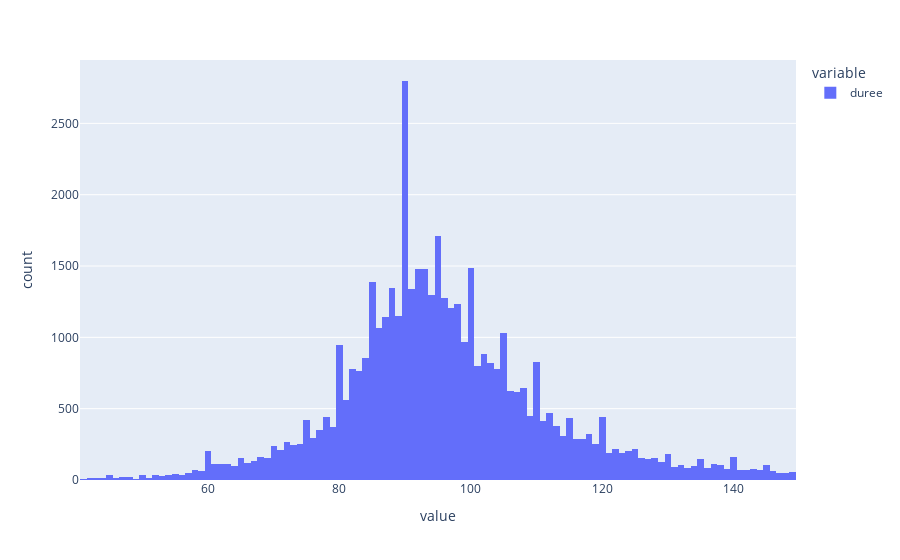

Notebook source saved alongside this figure:
### Markdown cell above
# duree

### Code cell
dfduree = dfnumVotes.sort_values(by=['duree'])
dfduree = dfduree[dfduree['duree'] < duree[1]]
dfduree = dfduree[dfduree['duree'] > duree[0]]



print(len(dfduree))

px.histogram(dfduree["duree"])

### Figure 1 — Plotly figure (JSON) as saved in the notebook; plotly's stock layout.template omitted (floating-point values rounded to 4 significant figures; data arrays with more than 128 entries replaced by an {"elided": "..."} marker saying what was removed)
{"data": [{"alignmentgroup": "True", "bingroup": "x", "hovertemplate": "variable=duree<br>value=%{x}<br>count=%{y}<extra></extra>", "legendgroup": "duree", "marker": {"color": "#636efa", "pattern": {"shape": ""}}, "name": "duree", "offsetgroup": "duree", "orientation": "v", "showlegend": true, "type": "histogram", "x": {"elided": "45780 int values"}, "xaxis": "x", "yaxis": "y"}], "layout": {"barmode": "relative", "legend": {"title": {"text": "variable"}, "tracegroupgap": 0}, "margin": {"t": 60}, "xaxis": {"anchor": "y", "domain": [0, 1], "title": {"text": "value"}}, "yaxis": {"anchor": "x", "domain": [0, 1], "title": {"text": "count"}}}}
